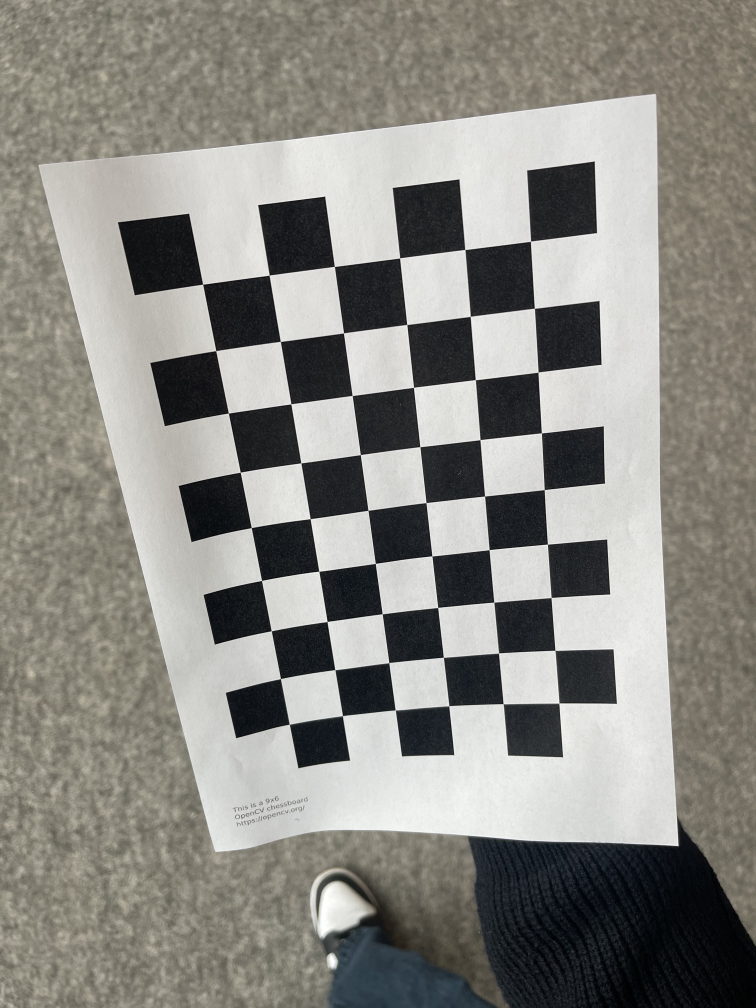
#> input picture backend/data/calibration_images/chessboard/IMG_0803.JPG, 3024 x 4032 px (shown at 1/4 size)
$ python -i image_quality.py   (imports and definitions only)
#> lines starting #> are read from the running program, lines starting #| are printed output that depends on the picture
#> further down, picture is the input picture: shape (4032, 3024, 3); mean B, G, R 131.3, 137.1, 138.3
"""
Image quality assessment for photogrammetry
"""
import numpy as np
import cv2 as cv
from typing import List, Tuple


class ImageQualityChecker:
    """Check if images are suitable for reconstruction"""

    def __init__(self):
        self.min_sharpness = 100  # Laplacian variance threshold
        self.min_features = 500
        self.max_blur_ratio = 0.3

    def check_sharpness(self, gray: np.ndarray) -> Tuple[float, bool]:
        """
        Check image sharpness using Laplacian variance
        Higher = sharper
        """
        laplacian = cv.Laplacian(gray, cv.CV_64F)
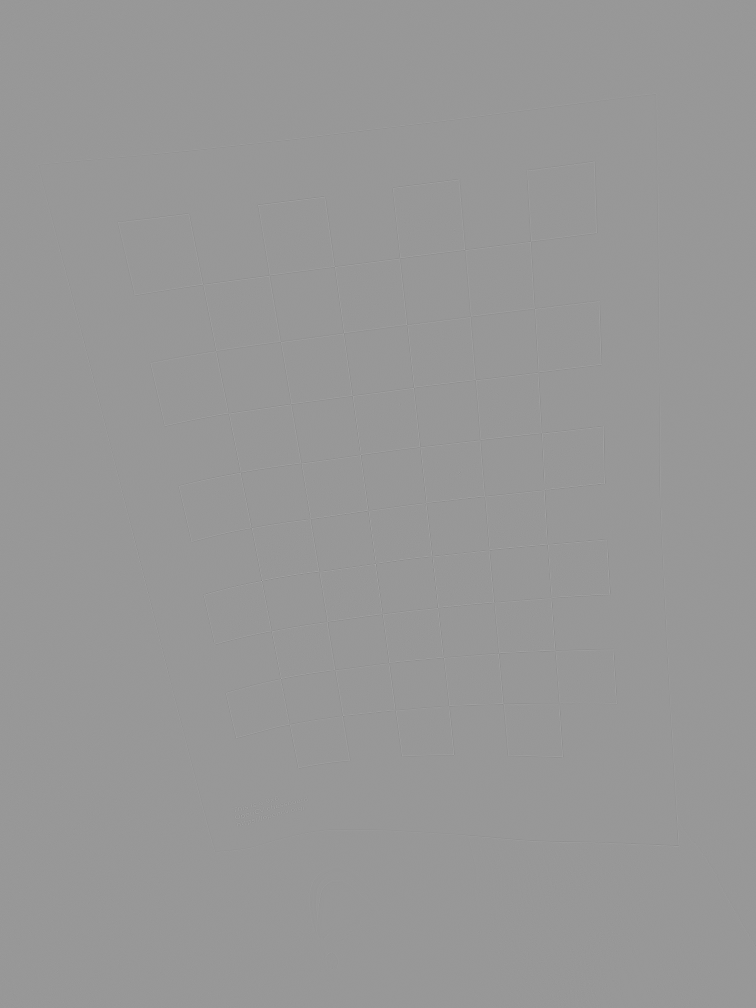
#> laplacian: shape (4032, 3024) float64 (shown at 1/4 size); min -564, max 382, mean 0; drawn with min black and max white
        variance = laplacian.var()
#> variance = 159.4
        is_sharp = variance > self.min_sharpness
#> is_sharp = True
        return variance, is_sharp

    def check_features(self, gray: np.ndarray) -> Tuple[int, bool]:
        """Check if enough features can be detected"""
        sift = cv.SIFT_create(nfeatures=2000)
        kp, _ = sift.detectAndCompute(gray, None)
        count = len(kp)
        has_enough = count >= self.min_features
        return count, has_enough

    def check_exposure(self, gray: np.ndarray) -> Tuple[str, bool]:
        """Check for over/under exposure"""
        hist = cv.calcHist([gray], [0], None, [256], [0, 256])
        hist = hist.flatten() / hist.sum()

        dark_ratio = hist[:30].sum()
        bright_ratio = hist[225:].sum()

        if dark_ratio > 0.5:
            return "underexposed", False
        elif bright_ratio > 0.5:
            return "overexposed", False
        else:
            return "good", True

    def analyze_image(self, image: np.ndarray) -> dict:
        """Full quality analysis"""
        gray = cv.cvtColor(image, cv.COLOR_BGR2GRAY) if len(image.shape) == 3 else image

        sharpness, is_sharp = self.check_sharpness(gray)
#> sharpness = 159.4; is_sharp = True
        feature_count, has_features = self.check_features(gray)
        exposure, good_exposure = self.check_exposure(gray)

        quality_score = (
            (1.0 if is_sharp else 0.3) *
            (1.0 if has_features else 0.3) *
            (1.0 if good_exposure else 0.5)
        )

        return {
            'sharpness': sharpness,
            'is_sharp': is_sharp,
            'feature_count': feature_count,
            'has_features': has_features,
            'exposure': exposure,
            'good_exposure': good_exposure,
            'quality_score': quality_score,
            'usable': quality_score > 0.5
        }

    def filter_images(self, images: List[dict], verbose: bool = True) -> List[dict]:
        """Filter out low-quality images"""
        filtered = []

        for i, img_data in enumerate(images):
            quality = self.analyze_image(img_data['image'])

            if quality['usable']:
                filtered.append(img_data)
            elif verbose:
                print(f"  ⚠ Skipping image {i}: score={quality['quality_score']:.2f}, "
                      f"sharp={quality['is_sharp']}, features={quality['feature_count']}, "
                      f"exposure={quality['exposure']}")

        if verbose:
            print(f"  Quality filter: {len(filtered)}/{len(images)} images passed")

        return filtered

>>> import cv2
>>> picture = cv2.imread('../../data/calibration_images/chessboard/IMG_0803.JPG')
#> (the run stopped early here; a loop or call above may not have finished)

$ run again, on backend/data/calibration_images/chessboard/IMG_0805.JPG
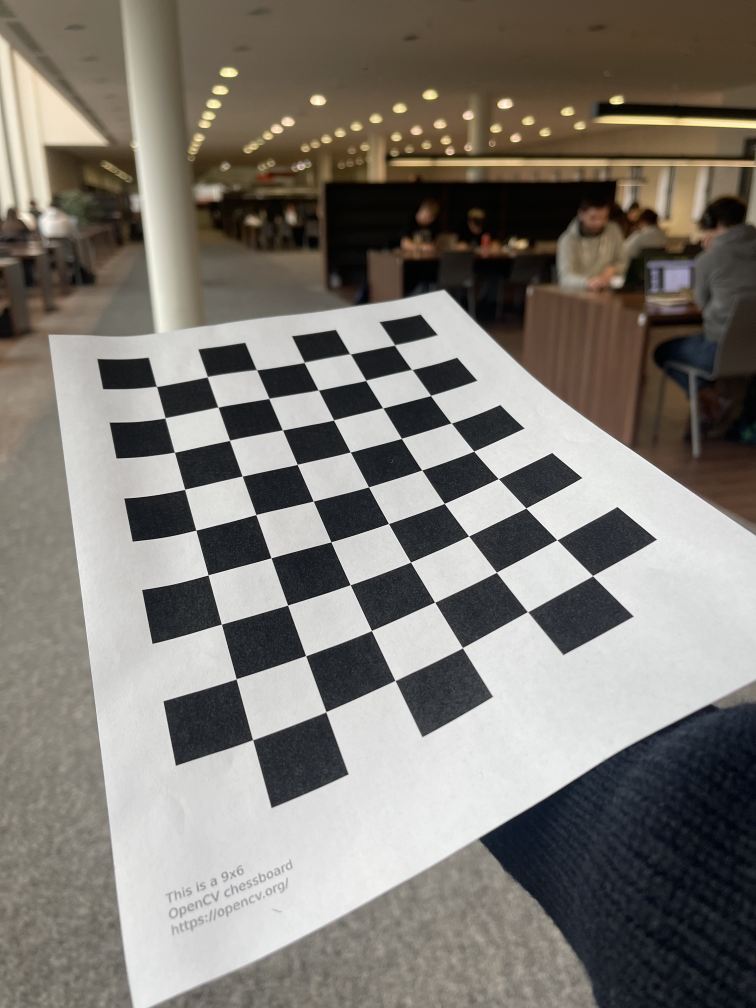
#> input picture backend/data/calibration_images/chessboard/IMG_0805.JPG, 3024 x 4032 px (shown at 1/4 size)
#> picture is the input picture: shape (4032, 3024, 3); mean B, G, R 116.1, 122.6, 127.1
#> in analyze_image, `gray = cv.cvtColor(image, cv.COLOR_BGR2GRAY) if len(image.shape) == 3 ..`:
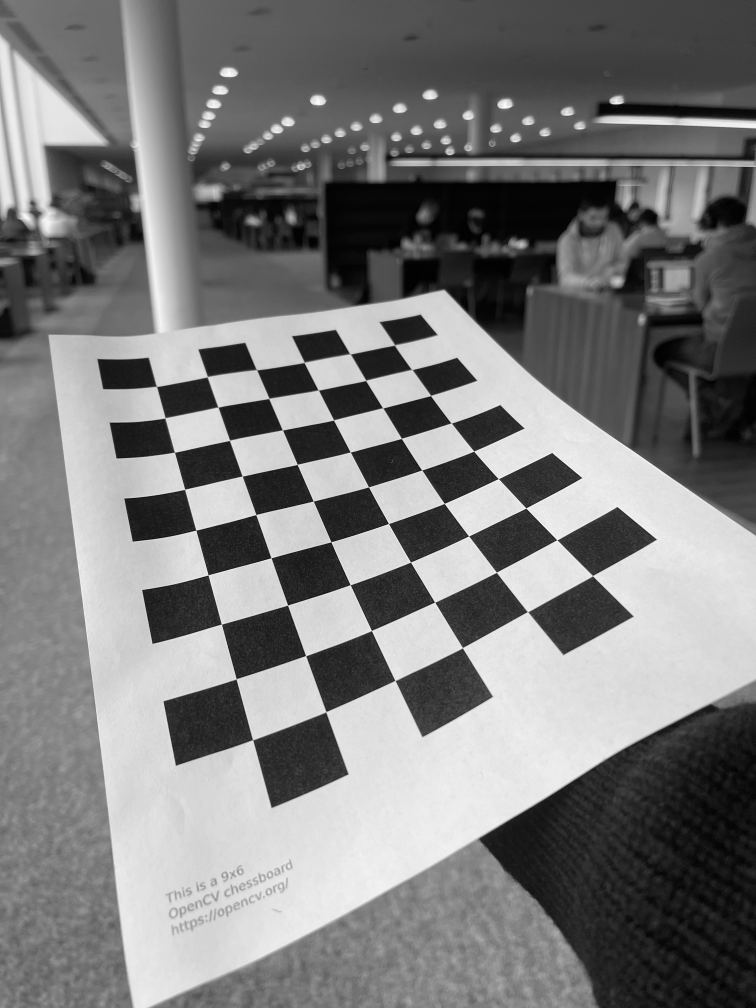
#> gray: shape (4032, 3024) (shown at 1/4 size); min 0, max 255, mean 123.2
#> in check_sharpness, `laplacian = cv.Laplacian(gray, cv.CV_64F)`:
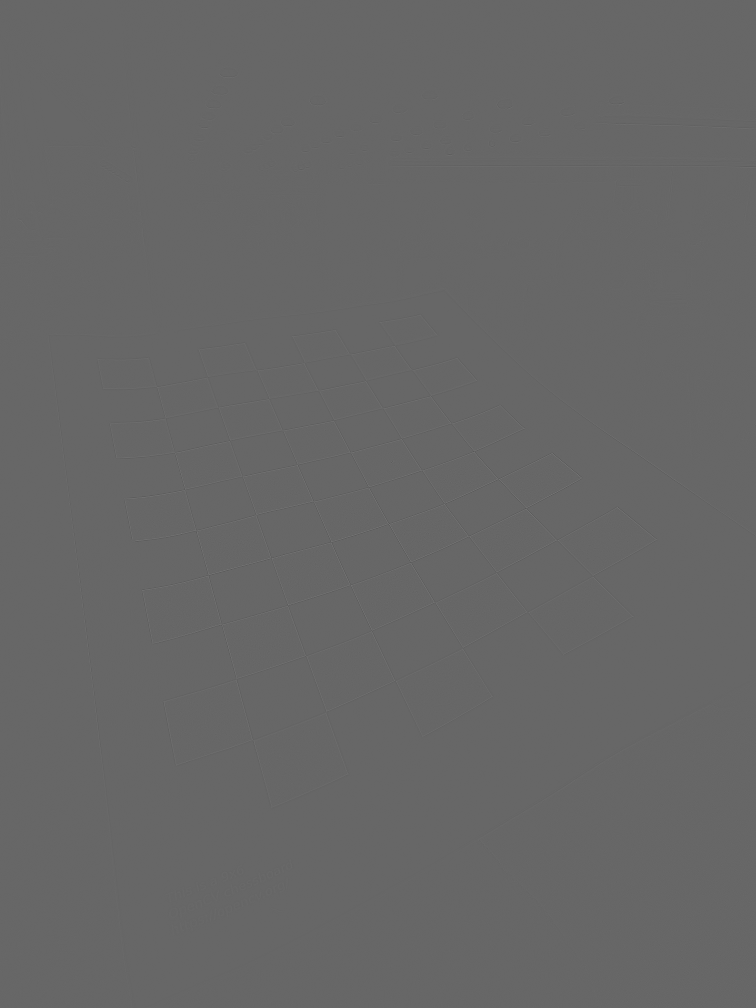
#> laplacian: shape (4032, 3024) float64 (shown at 1/4 size); min -323, max 475, mean 0; drawn with min black and max white
#> variance = 82.31
#> in check_sharpness, `is_sharp = variance > self.min_sharpness`: is_sharp = False
#> in analyze_image, `sharpness, is_sharp = self.check_sharpness(gray)`: sharpness = 82.31; is_sharp = False
